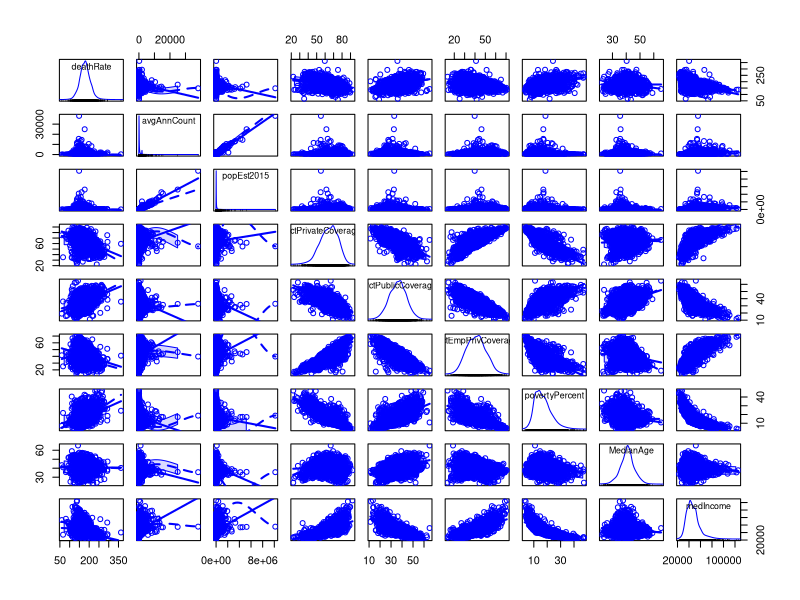
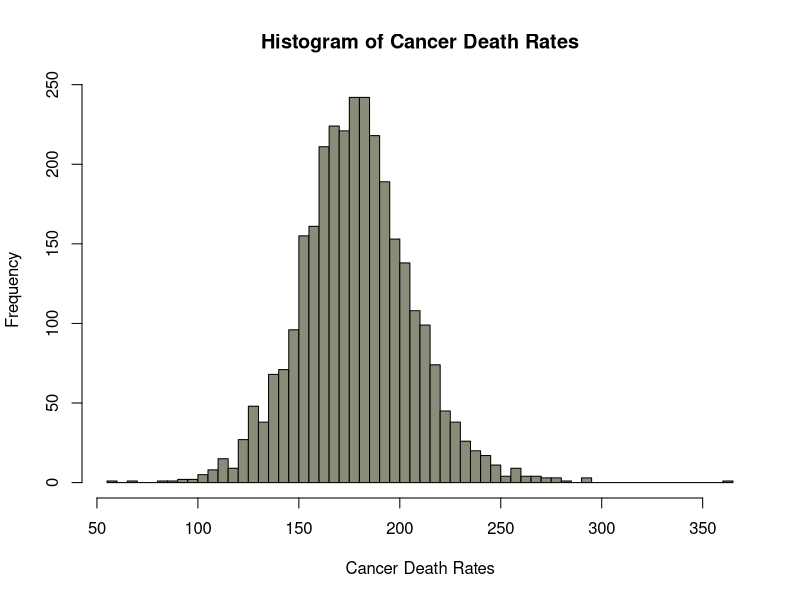
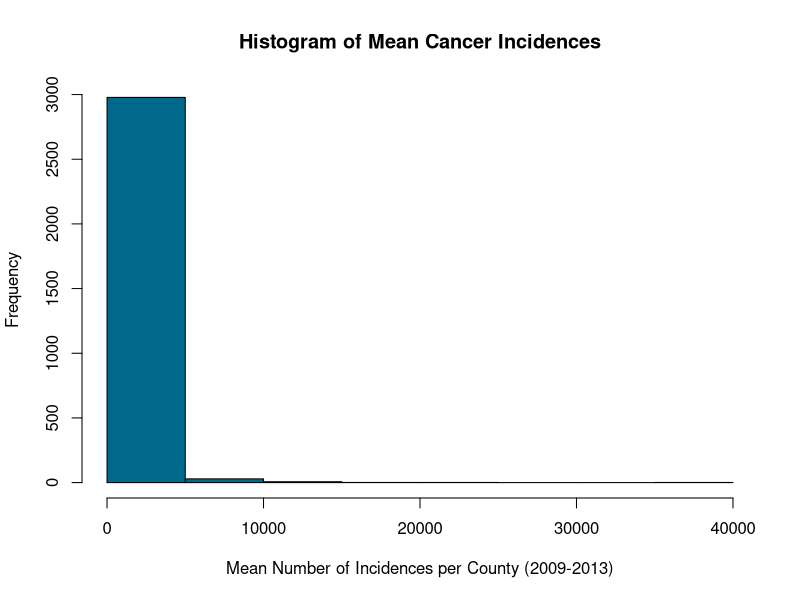
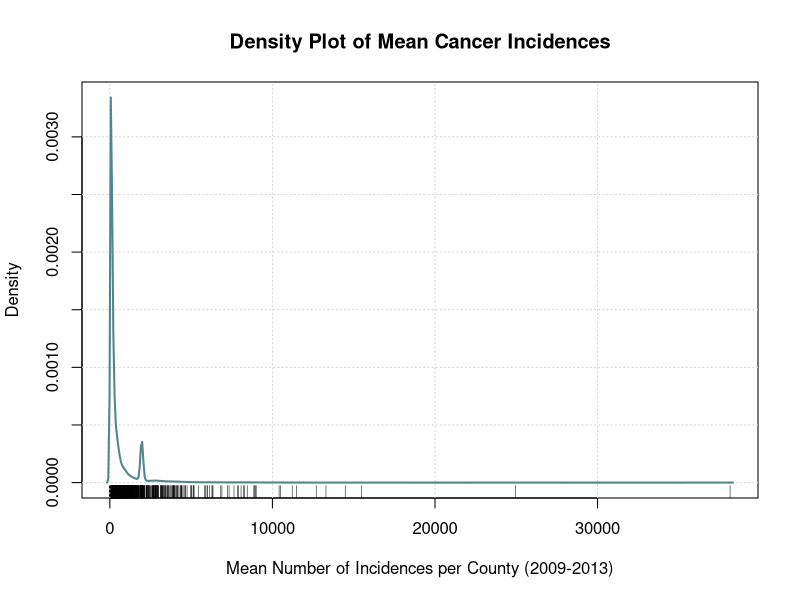
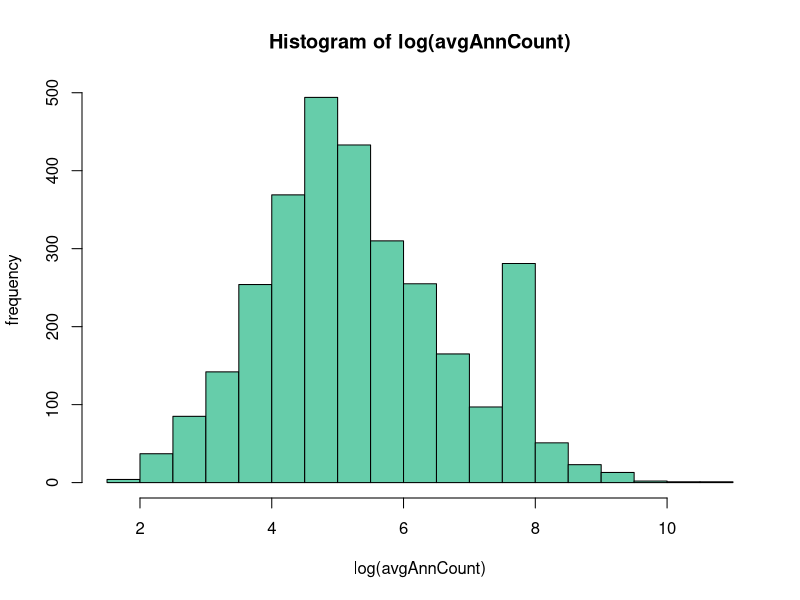
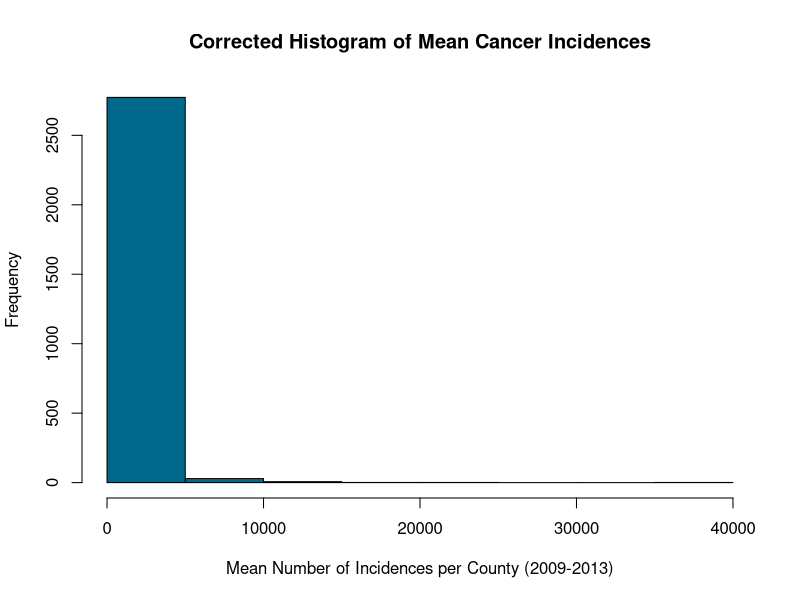
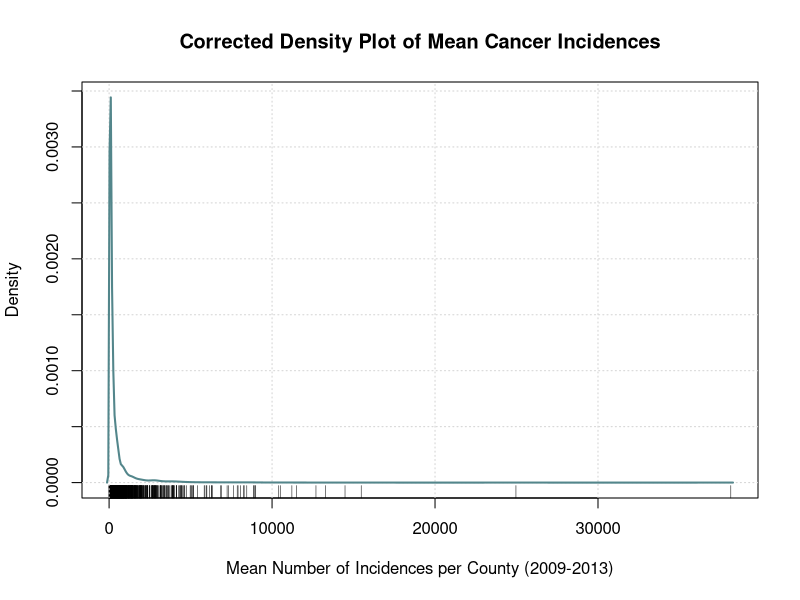
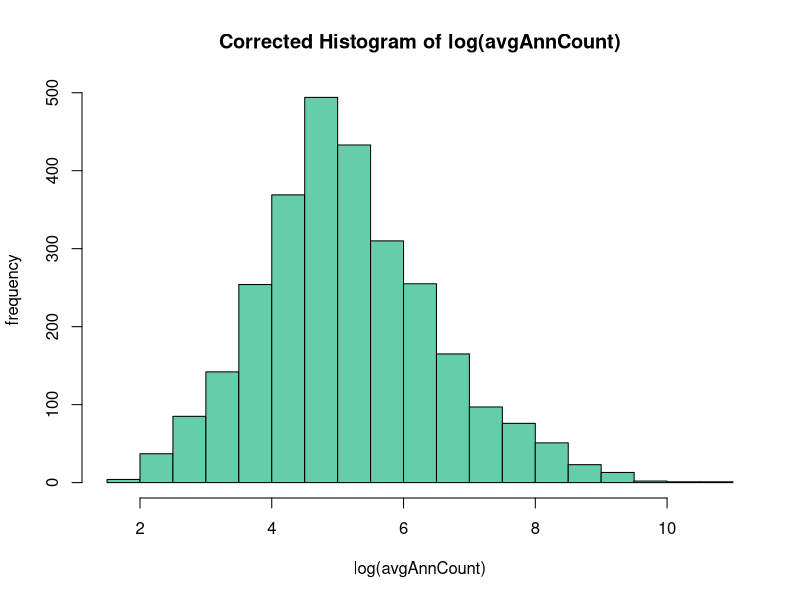

The R script that drew these images, in order:
##################################################################
#Program Name: Duda_Analysis.R
#Analyst:      Eduarda Espindola
#
##################################################################

##################################################################
# Introduction
#
# We have the following research question:
#
# Given the data on cancer incidences for several counties, how is 
# the health insurance coverage related to cancer mortatility
# rates?
#
# First of all, we have to load our data:
cancer.df <- read.csv("cancer.csv")
#
# Now let us have a peek on this data:
head(cancer.df,10)
#
# We need to see if our data makes sense. Using the summary function will help us
# do some sanity checks in our data:
summary(cancer.df)
#
# We can already point out some inconsistencies just by checking the summary for
# the variables. The maximum median age per county seems to be 624 years old, 
# which is certainly a mistake: most likely a wrong placement of the dot
# separating the decimals. Besides that, we notice that we have a lot of NA's
# regarding PctSomeCol18_24 (2285 of 3047 observations). Given that, we are going
# to proceed with our analysis, excluding the datapoints where MedianAge is
# above 100 years old and we are not using the variables X (just an index for 
# each datapoint) and PctSomeCol18_24, due to its large incidence of NA's.
#
# We can now filter out the rows where we have a MedianAge above 100:
cancer.df<-subset(cancer.df, MedianAge<=100)
cancer.df$X<-NULL
cancer.df$PctSomeCol18_24<-NULL
#
# Now we must analyze some key variables. We have chosen to focus on these:
#  Variable Name  |  Description 
# --------- | ---------------
#  deathRate | Our output variable
#  avgAnnCount | 2009-2013 mean incidences per county
#  popEst2015 | Estimated population by county 2015
#  PctPrivateCoverage | Percentage of the population with private insurance coverage
#  PctPublicCoverage | Percentage of the population with public insurance coverage
#  PctEmpPrivCoverage | Percentage of the population with private insurance coverage through employment
#  povertyPercent | Percent of population below poverty line
#  MedianAge | Median population age
#  medIncome | Median Income
#
# In order to display a nice scatterplot matrix for our chosen key variables, we
# will use the car library:
library(car)
scatterplotMatrix(~ deathRate + avgAnnCount + popEst2015 + PctPrivateCoverage + PctPublicCoverage + PctEmpPrivCoverage + povertyPercent + MedianAge + medIncome, data = cancer.df)
#
# Now we have displayed our chosen key variables, how they relate to each other
# (no transformation applied). We will now dig deeper into the variables we are
# mainly going to use to answer our research question. Those will be our primary
# key variables:
#
#  deathRate | Our output variable
#  avgAnnCount | 2009-2013 mean incidences per county
#  PctPrivateCoverage | Percentage of the population with private insurance coverage
#  PctPublicCoverage | Percentage of the population with public insurance coverage
#  PctEmpPrivCoverage | Percentage of the population with private insurance coverage through employment
#
# The Death Rate is going to be our outcome variable, (we want to see how health
# insurance coverage realtes to it). So let us start by digging deeper into it:
summary(cancer.df$deathRate)
# The whole range seems to be useful and with meaningful information, since it is
# ranging from 59.7 and 362.8 deaths per 100k people.
# 
# Our next step now is to take a look at a histogram, to check how it is 
# distributed:
hist(cancer.df$deathRate,breaks = 50, main = "Histogram of Cancer Death Rates", xlab= "Cancer Death Rates", ylab = "Frequency", col = "lightyellow4")
# The distribution is quite close to normal, but we should now dig deeper into
# the outliers (below 90 and above 300):
#
# Below 90:
cancer.df[cancer.df$deathRate < 90,]
#
# Observation #1942 catches the eye, because it has a much higher poverty percentage
# than the other 3 lower outliers, and also because we have seen in the scatterplot
# matrix that poverty is positively correlated to death rates. However, this might
# be due to the very low number of incidences: less people with cancer naturally 
# leads to a smaller percentage of deaths caused by cancer.
#
# Above 90:
cancer.df[cancer.df$deathRate > 300,]
# There is only one record for the maximum value, and the other variables in this
# observation does not seem to stand out in any other way.
#
# Now we will analyze another primary key variable: the mean number of cancer 
# incidences per county between 2009 and 2013:
summary(cancer.df$avgAnnCount)
# The maximum value catchwa our attention, mainly because it is in much higher
# order of magnitude. Let's check the histogram for more enlightment:
hist(cancer.df$avgAnnCount, xlab = "Mean Number of Incidences per County (2009-2013)", ylab="Frequency", main = "Histogram of Mean Cancer Incidences", col= "deepskyblue4")
#
# By just analuzing the histogram, we see that its distribution is extremely right 
# skewed. Let's check its density plot:
densityPlot(cancer.df$avgAnnCount,xlab = "Mean Number of Incidences per County (2009-2013)", ylab="Density", main = "Density Plot of Mean Cancer Incidences", col="cadetblue4")
# That extremely right-skewed distribution is an indicative that we could use
# a log() transformation in this variable. 
#
summary(log(cancer.df$avgAnnCount))
# It appears it was a good idea to do that. So we will transform log(avgAnnCount) 
# into a new variable in our dataset
cancer.df$logavgAnnCount=log(cancer.df$avgAnnCount)
# Just confirming if everything went well:
summary(cancer.df$logavgAnnCount)
#
# Checking the distribution by plotting a histogram:
#
hist(cancer.df$logavgAnnCount, main = "Histogram of log(avgAnnCount)", ylab= "frequency", xlab="log(avgAnnCount)", col = "aquamarine3")
#
# That second smaller peak is something worth investigating:
cancer.df[cancer.df$logavgAnnCount > 7.25 & cancer.df$logavgAnnCount < 8 , ]
# By looking at the data, something that stands out are avgAnnCount with the value
# 1962.668, while all other values appear to be integers. It seems rather odd
# that such an specific value would be the same in 205 different counties. The other
# variables (except the derived one), seem to be fine. So we are setting both
# avgAnnCount and logavgAnnCount to NA when avgAnnCount is 1962.668
cancer.df[cancer.df$avgAnnCount==1962.667684, ]
cancer.df$avgAnnCount[cancer.df$avgAnnCount==1962.667684] = NA
cancer.df$logavgAnnCount[cancer.df$logavgAnnCount==log(1962.667684)] = NA
# Now checking again the charts and the summaries:
summary(cancer.df$avgAnnCount)
hist(cancer.df$avgAnnCount, xlab = "Mean Number of Incidences per County (2009-2013)", ylab="Frequency", main = "Corrected Histogram of Mean Cancer Incidences", col= "deepskyblue4")
densityPlot(cancer.df$avgAnnCount,xlab = "Mean Number of Incidences per County (2009-2013)", ylab="Density", main = "Corrected Density Plot of Mean Cancer Incidences", col="cadetblue4")
summary(cancer.df$logavgAnnCount)
hist(cancer.df$logavgAnnCount, main = "Corrected Histogram of log(avgAnnCount)", ylab= "frequency", xlab="log(avgAnnCount)", col = "aquamarine3")
# The distribution of log(avgAnnCount) is fairly close to normal. Now we will
# analyze the PctPrivateCoverage, the percentage of the population with private 
# insurance coverage.
summary(cancer.df$PctPrivateCoverage)
# At first glance, the values for these variables seem to make sense. Let's
# check its histogram:
hist(cancer.df$PctPrivateCoverage, xlab="Percent of population with private health insurance coverage", ylab= "Frequency", main = "Histogram of Percentage of Private Coverage", col = "paleturquoise")
# It is a bit of a left-skewed distribution, but other than that, very close
# to a normal distribution
# Now we will analyze another type of health insurance: the private provided by
# employer.
summary(cancer.df$PctEmpPrivCoverage)
# Histogram:
hist(cancer.df$PctEmpPrivCoverage, xlab = "Percentage of the population with private health insurance coverage through employment", ylab = "Frequency", main = "Histogram of Percentage of Private Coverage by Employer", col = "paleturquoise")
# A very normal-like distribution
# Now, for the last type of coverage, the public:
summary(cancer.df$PctPublicCoverage)
# Histogram:
hist(cancer.df$PctPublicCoverage, xlab = "Percentage of the population with public health insurance coverage", ylab = "Frequency", main = "Histogram of Percentage of Public Coverage", col = "paleturquoise")
# Also seems quite a normal distribution.
# Our research question aims to understand the relation between Cancer Death Rates
# and the health insurance coverage. We begin by analyzing the scatterplots.
plot(cancer.df$PctPrivateCoverage,cancer.df$deathRate, xlab = "Percentage of population with private health insurance coverage", ylab="Death Rate", main= "Private Coverage vs Death Rate")
# Since we want to check the relation between those two variables, adding a
# linear regression line to the plot is an easy way to summarize the correlation
# between these two variables:
abline(lm(cancer.df$deathRate ~ cancer.df$PctPrivateCoverage))
# We can visually notice that there is a negative correlation between private
# coverage and death rates. We can make it more explicit by actually calculating
# the correlation between those two variables.
cor(x=cancer.df$PctPrivateCoverage,y=cancer.df$deathRate)
# It confirms that we do have a moderate negative correlation between these two 
# variables. Correlation is not causation, but it seems that counties that have
# higher private health insurance coverage have smaller cancer death rates.
# We can gain further insight by analyzing a boxplot. But not before binning the 
# private coverage variable.
cancer.df$PctPrivateCoverageCat<-cut(cancer.df$PctPrivateCoverage, seq(0,100,10), right=FALSE)
boxplot(deathRate ~ PctPrivateCoverageCat, data= cancer.df, main = "Death Rate by Private Coverage", xlab="Private Coverage", ylab="Death Rate")
#
#
# Now the Employer Private Coverage
#
plot(cancer.df$PctEmpPrivCoverage,cancer.df$deathRate, xlab = "Percentage of population with private health insurance by employment coverage", ylab="Death Rate", main= "Private Coverage by Employment vs Death Rate")
# Since we want to check the relation between those two variables, adding a
# linear regression line to the plot is an easy way to summarize the correlation
# between these two variables:
abline(lm(cancer.df$deathRate[!is.na(cancer.df$PctEmpPrivCoverage)] ~ cancer.df$PctPrivateCoverage[!is.na(cancer.df$PctEmpPrivCoverage)]))
# We can visually notice that there is a negative correlation between private
# coverage by employment and death rates. We can make it more explicit by actually
# calculating the correlation between those two variables.
cor(x=cancer.df$PctEmpPrivCoverage,y=cancer.df$deathRate, use = "complete.obs")
# It confirms that we do have a moderate negative correlation between these two 
# variables. Correlation is not causation, but it seems that counties that have
# higher private health insurance by employment coverage have smaller cancer death
#rates.
# We can gain further insight by analyzing a boxplot. But not before binning the 
# private coverage variable.
cancer.df$PctEmpPrivCoverageCat<-cut(cancer.df$PctEmpPrivCoverage, seq(0,100,10), right=FALSE)
boxplot(deathRate ~ PctEmpPrivCoverageCat, data= cancer.df, main = "Death Rate by Private Coverage by Employment", xlab="Private Coverage by Employment", ylab="Death Rate")
#
# Public Coverage
#
plot(cancer.df$PctPublicCoverage,cancer.df$deathRate, xlab = "Percentage of population with public health insurance coverage", ylab="Death Rate", main= "Public Coverage vs Death Rate")
# Since we want to check the relation between those two variables, adding a
# linear regression line to the plot is an easy way to summarize the correlation
# between these two variables:
abline(lm(cancer.df$deathRate ~ cancer.df$PctPublicCoverage))
# We can visually notice that there is a positive correlation between public
# coverage and death rates. We can make it more explicit by actually calculating
# the correlation between those two variables.
cor(x=cancer.df$PctPublicCoverage,y=cancer.df$deathRate)
# It confirms that we do have a moderate positive correlation between these two 
# variables. Correlation is not causation, but it seems that counties that have
# higher public health insurance coverage have higher cancer death rates.
# We can gain further insight by analyzing a boxplot. But not before binning the 
# private coverage variable.
cancer.df$PctPublicCoverageCat<-cut(cancer.df$PctPublicCoverage, seq(0,100,10), right=FALSE)
boxplot(deathRate ~ PctPublicCoverageCat, data= cancer.df, main = "Death Rate by Public Coverage", xlab="Public Coverage", ylab="Death Rate")
# We are now able to develop some hypothesis.
# 1. Private Health Insurance provide a wider range of procedures and quicker
# diagnosys and treatment, key factors for cancer survival
# 2. Employer Private Health Insurance also do that, but maybe not as efficiently 
# as a Private Insurance
# 3. Public Health Insurance may take a longer time to provide the necessary 
# diagnosys and treatment, and the stage in which cancer is found and treated
# is of fundamental importance for higher survival rates
# 
# However, other factors might be influencing both the coverage by type of health
# insurance and the death rates, so it is a good idea to dig deeper into what might
# be affecting health insurance coverage by type. Let's see if we can find any
# relation between coverage of each type of health insurance and the number of
# incidences of cancer.
#
plot(cancer.df$PctPrivateCoverage,cancer.df$logavgAnnCount, xlab = "Percentage of population with private health insurance coverage", ylab="Average Annual Incidences", main= "Annual Incidences by Private Coverage")
# Let's include a linear regression line to have a clearer view:
abline(lm(cancer.df$logavgAnnCount ~ cancer.df$PctPrivateCoverage))
# Check correlation
cor(x=cancer.df$PctPrivateCoverage, y=cancer.df$logavgAnnCount, use="complete.obs")
# There is no important correlation between the Average Annual Incidences of Cancer
# and the Private Health Insurance Coverage
#
plot(cancer.df$PctEmpPrivCoverage,cancer.df$avgAnnCount, xlab = "Percentage of population with private health insurance by employment coverage", ylab="Average Annual Incidences", main= "Annual Incidences by Private Coverage by Employment")
# Let's include a linear regression line to have a clearer view:
abline(lm(cancer.df$avgAnnCount ~ cancer.df$PctEmpPrivCoverage))
# Check correlation
cor(x=cancer.df$PctEmpPrivCoverage, y=cancer.df$avgAnnCount, use="complete.obs")
# There is no important correlation between the Average Annual Incidences of Cancer
# and the Private Health Insurance by Employment Coverage
#
plot(cancer.df$PctPublicCoverage,cancer.df$avgAnnCount, xlab = "Percentage of population with public health insurance coverage", ylab="Average Annual Incidences", main= "Annual Incidences by Public Coverage")
# Let's include a linear regression line to have a clearer view:
abline(lm(cancer.df$avgAnnCount ~ cancer.df$PctPublicCoverage))
# Check correlation
cor(x=cancer.df$PctPublicCoverage, y=cancer.df$avgAnnCount, use="complete.obs")
# There is no important correlation between the Average Annual Incidences of Cancer
# and the Public Health Insurance Coverage.
#
# We are now going to evaluate the relation between the median income and the
# percentage of health insurance coverage by type.
#
#
plot(cancer.df$medIncome,cancer.df$PctPrivateCoverage, xlab = "Median Income" , ylab="Percentage of population with public health insurance coverage", main= "Median Income vs Private Health Insurance Coverage")
# Let's include a linear regression line to have a clearer view:
abline(lm(cancer.df$PctPrivateCoverage ~ cancer.df$medIncome))
# It seems that we have a strong positive correlation between the median income
# and the Percentage of Population with Private Health Insurance Coverage. We
# can check the correlation between these variables.
cor(x=cancer.df$medIncome, y=cancer.df$PctPrivateCoverage)
# As expected, we have a high positive correlation between median income and
# the percentage of health insurance coverage.
# Let us check the boxplot by the binned median income and the binned percetage of 
# private health insurance coverage.

# not strictly linear (try logarithmi)
cancer.df$IncomeCat<-cut(cancer.df$medIncome, seq(0,160000,20000), right=FALSE, labels=c("0 - 20k","20k - 40k", "40k - 60k", "60k - 80k", "80k - 100k", "100k - 120k", "120k - 140k", "140k - 160k"))
summary(cancer.df$IncomeCat)
boxplot(PctPrivateCoverageCat ~ IncomeCat, data= cancer.df, main = "Percentage of Private Health Insurance Coverage by Median Income", xlab="Median Income", ylab="Private Coverage")
